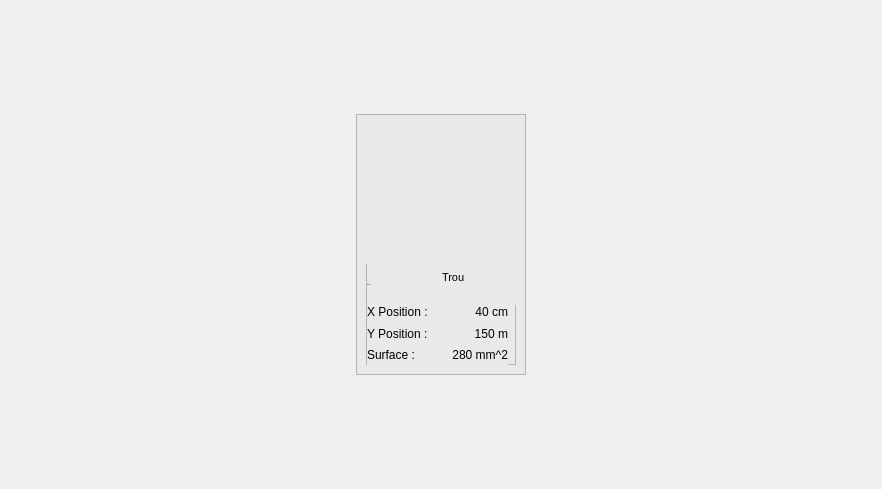
     <widget class="QWidget" name="scrollAreaWidgetContents_2">
      <property name="geometry">
       <rect>
        <x>0</x>
        <y>0</y>
        <width>882</width>
        <height>489</height>
       </rect>
      </property>
      <property name="sizePolicy">
       <sizepolicy hsizetype="Ignored" vsizetype="Expanding">
        <horstretch>0</horstretch>
        <verstretch>0</verstretch>
       </sizepolicy>
      </property>
      <layout class="QGridLayout" name="images_des_defauts" columnstretch="0">
       <item row="0" column="0">
        <widget class="QFrame" name="frame_image_de_defaut">
         <property name="minimumSize">
          <size>
           <width>170</width>
           <height>261</height>
          </size>
         </property>
         <property name="maximumSize">
          <size>
           <width>170</width>
           <height>261</height>
          </size>
         </property>
         <property name="styleSheet">
          <string notr="true">background-color: rgb(233, 233, 233);
padding:0;</string>
         </property>
         <property name="frameShape">
          <enum>QFrame::StyledPanel</enum>
         </property>
         <property name="frameShadow">
          <enum>QFrame::Raised</enum>
         </property>
         <widget class="QLabel" name="Image_defaut_2">
          <property name="geometry">
           <rect>
            <x>10</x>
            <y>5</y>
            <width>150</width>
            <height>141</height>
           </rect>
          </property>
          <property name="minimumSize">
           <size>
            <width>0</width>
            <height>0</height>
           </size>
          </property>
          <property name="maximumSize">
           <size>
            <width>16777215</width>
            <height>16777215</height>
           </size>
          </property>
          <property name="styleSheet">
           <string notr="true"/>
          </property>
          <property name="text">
           <string/>
          </property>
          <property name="pixmap">
           <pixmap>../../../.designer/CODE/Detection des defauts/Images/KinectScreenshot-Color-02-39-46.png</pixmap>
          </property>
          <property name="scaledContents">
           <bool>true</bool>
          </property>
         </widget>
         <widget class="QFrame" name="frame_5">
          <property name="geometry">
           <rect>
            <x>10</x>
            <y>150</y>
            <width>150</width>
            <height>101</height>
           </rect>
          </property>
          <property name="frameShape">
           <enum>QFrame::StyledPanel</enum>
          </property>
          <property name="frameShadow">
           <enum>QFrame::Raised</enum>
          </property>
          <widget class="QWidget" name="layoutWidget_6">
           <property name="geometry">
            <rect>
             <x>1</x>
             <y>0</y>
             <width>151</width>
             <height>41</height>
            </rect>
           </property>
           <layout class="QHBoxLayout" name="horizontalLayout_12">
            <item>
             <widget class="QLabel" name="label_defaut_2">
              <property name="minimumSize">
               <size>
                <width>0</width>
                <height>26</height>
               </size>
              </property>
              <property name="maximumSize">
               <size>
                <width>16777215</width>
                <height>27</height>
               </size>
              </property>
              <property name="font">
               <font>
                <pointsize>-1</pointsize>
               </font>
              </property>
              <property name="styleSheet">
               <string notr="true"/>
              </property>
              <property name="text">
               <string>Defaut :</string>
              </property>
             </widget>
            </item>
            <item>
             <widget class="QTextBrowser" name="textBrowser_2">
              <property name="minimumSize">
               <size>
                <width>50</width>
                <height>20</height>
               </size>
              </property>
              <property name="maximumSize">
               <size>
                <width>80</width>
                <height>34</height>
               </size>
              </property>
              <property name="styleSheet">
               <string notr="true">QTextBrowser{
	text-align:left;
	font-size:16px;
	border:none;
}


</string>
              </property>
              <property name="html">
               <string>&lt;!DOCTYPE HTML PUBLIC &quot;-//W3C//DTD HTML 4.0//EN&quot; &quot;http://www.w3.org/TR/REC-html40/strict.dtd&quot;&gt;
&lt;html&gt;&lt;head&gt;&lt;meta name=&quot;qrichtext&quot; content=&quot;1&quot; /&gt;&lt;style type=&quot;text/css&quot;&gt;
p, li { white-space: pre-wrap; }
&lt;/style&gt;&lt;/head&gt;&lt;body style=&quot; font-family:'MS Shell Dlg 2'; font-size:16px; font-weight:400; font-style:normal;&quot;&gt;
&lt;p style=&quot; margin-top:0px; margin-bottom:0px; margin-left:0px; margin-right:0px; -qt-block-indent:0; text-indent:0px;&quot;&gt;&lt;span style=&quot; font-size:8pt;&quot;&gt;Trou&lt;/span&gt;&lt;/p&gt;&lt;/body&gt;&lt;/html&gt;</string>
              </property>
             </widget>
            </item>
           </layout>
          </widget>
          <widget class="QWidget" name="layoutWidget_7">
           <property name="geometry">
            <rect>
             <x>1</x>
             <y>38</y>
             <width>141</width>
             <height>63</height>
            </rect>
           </property>
           <layout class="QVBoxLayout" name="_2">
            <property name="spacing">
             <number>2</number>
            </property>
            <item>
             <layout class="QHBoxLayout" name="horizontalLayout_13">
              <item>
               <widget class="QLabel" name="label_X_Position_2">
                <property name="text">
                 <string>X Position :</string>
                </property>
               </widget>
              </item>
              <item>
               <widget class="QLabel" name="X_Position_2">
                <property name="layoutDirection">
                 <enum>Qt::LeftToRight</enum>
                </property>
                <property name="text">
                 <string>40 cm</string>
                </property>
                <property name="alignment">
                 <set>Qt::AlignRight|Qt::AlignTrailing|Qt::AlignVCenter</set>
                </property>
               </widget>
              </item>
             </layout>
            </item>
            <item>
             <layout class="QHBoxLayout" name="horizontalLayout_14">
              <item>
               <widget class="QLabel" name="label_Y_Position_2">
                <property name="text">
                 <string>Y Position :</string>
                </property>
               </widget>
              </item>
              <item>
               <widget class="QLabel" name="Y_Position_2">
                <property name="layoutDirection">
                 <enum>Qt::LeftToRight</enum>
                </property>
                <property name="text">
                 <string>150 m</string>
                </property>
                <property name="alignment">
                 <set>Qt::AlignRight|Qt::AlignTrailing|Qt::AlignVCenter</set>
                </property>
               </widget>
              </item>
             </layout>
            </item>
            <item>
             <layout class="QHBoxLayout" name="horizontalLayout_15">
              <item>
               <widget class="QLabel" name="label_Surface_2">
                <property name="text">
                 <string>Surface :</string>
                </property>
               </widget>
              </item>
              <item>
               <widget class="QLabel" name="Surface_2">
                <property name="layoutDirection">
                 <enum>Qt::LeftToRight</enum>
                </property>
                <property name="text">
                 <string>280 mm^2</string>
                </property>
                <property name="alignment">
                 <set>Qt::AlignRight|Qt::AlignTrailing|Qt::AlignVCenter</set>
                </property>
               </widget>
              </item>
             </layout>
            </item>
           </layout>
          </widget>
         </widget>
        </widget>
       </item>
      </layout>
     </widget>
